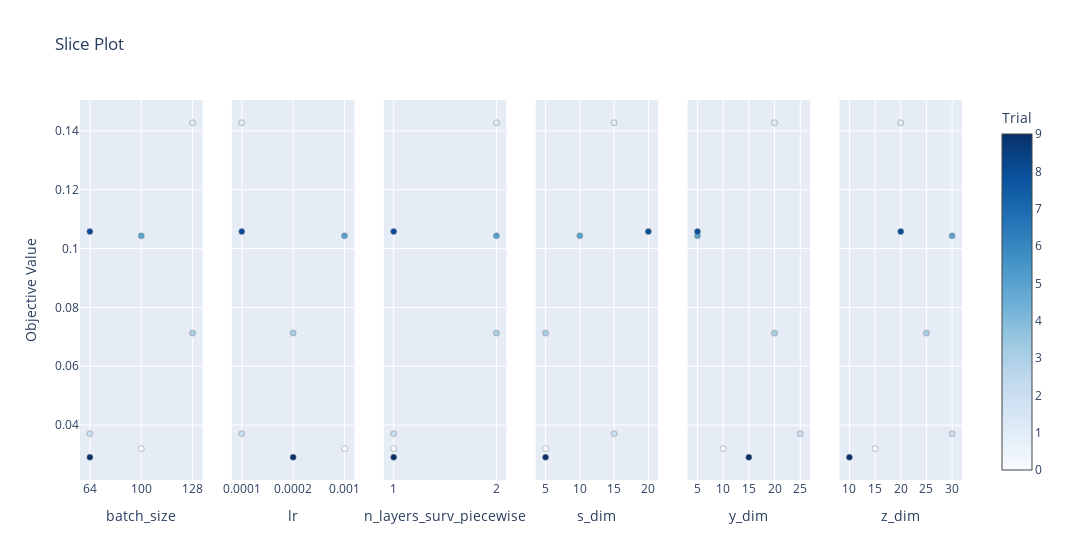

This figure's notebook cell:
### Code cell
# Visualize individual hyperparameters as slice plot.
plot_slice(study)

### Figure 1 — Plotly figure (JSON) as saved in the notebook; plotly's stock layout.template omitted (floating-point values rounded to 4 significant figures)
{"data": [{"marker": {"color": [0, 1, 2, 3, 5, 8, 9], "colorbar": {"title": {"text": "Trial"}, "x": 1, "xpad": 40}, "colorscale": [[0, "rgb(247,251,255)"], [0.125, "rgb(222,235,247)"], [0.25, "rgb(198,219,239)"], [0.375, "rgb(158,202,225)"], [0.5, "rgb(107,174,214)"], [0.625, "rgb(66,146,198)"], [0.75, "rgb(33,113,181)"], [0.875, "rgb(8,81,156)"], [1, "rgb(8,48,107)"]], "line": {"color": "Grey", "width": 0.5}, "showscale": true}, "mode": "markers", "name": "Feasible Trial", "showlegend": false, "type": "scatter", "x": [100, 128, 64, 128, 100, 64, 64], "xaxis": "x", "y": [0.03203, 0.1427, 0.03708, 0.07127, 0.1043, 0.1057, 0.02909], "yaxis": "y"}, {"marker": {"color": [0, 1, 2, 3, 5, 8, 9], "colorbar": {"title": {"text": "Trial"}, "x": 1, "xpad": 40}, "colorscale": [[0, "rgb(247,251,255)"], [0.125, "rgb(222,235,247)"], [0.25, "rgb(198,219,239)"], [0.375, "rgb(158,202,225)"], [0.5, "rgb(107,174,214)"], [0.625, "rgb(66,146,198)"], [0.75, "rgb(33,113,181)"], [0.875, "rgb(8,81,156)"], [1, "rgb(8,48,107)"]], "line": {"color": "Grey", "width": 0.5}, "showscale": false}, "mode": "markers", "name": "Feasible Trial", "showlegend": false, "type": "scatter", "x": [0.001, 0.0001, 0.0001, 0.0002, 0.001, 0.0001, 0.0002], "xaxis": "x2", "y": [0.03203, 0.1427, 0.03708, 0.07127, 0.1043, 0.1057, 0.02909], "yaxis": "y2"}, {"marker": {"color": [0, 1, 2, 3, 5, 8, 9], "colorbar": {"title": {"text": "Trial"}, "x": 1, "xpad": 40}, "colorscale": [[0, "rgb(247,251,255)"], [0.125, "rgb(222,235,247)"], [0.25, "rgb(198,219,239)"], [0.375, "rgb(158,202,225)"], [0.5, "rgb(107,174,214)"], [0.625, "rgb(66,146,198)"], [0.75, "rgb(33,113,181)"], [0.875, "rgb(8,81,156)"], [1, "rgb(8,48,107)"]], "line": {"color": "Grey", "width": 0.5}, "showscale": false}, "mode": "markers", "name": "Feasible Trial", "showlegend": false, "type": "scatter", "x": [1, 2, 1, 2, 2, 1, 1], "xaxis": "x3", "y": [0.03203, 0.1427, 0.03708, 0.07127, 0.1043, 0.1057, 0.02909], "yaxis": "y3"}, {"marker": {"color": [0, 1, 2, 3, 5, 8, 9], "colorbar": {"title": {"text": "Trial"}, "x": 1, "xpad": 40}, "colorscale": [[0, "rgb(247,251,255)"], [0.125, "rgb(222,235,247)"], [0.25, "rgb(198,219,239)"], [0.375, "rgb(158,202,225)"], [0.5, "rgb(107,174,214)"], [0.625, "rgb(66,146,198)"], [0.75, "rgb(33,113,181)"], [0.875, "rgb(8,81,156)"], [1, "rgb(8,48,107)"]], "line": {"color": "Grey", "width": 0.5}, "showscale": false}, "mode": "markers", "name": "Feasible Trial", "showlegend": false, "type": "scatter", "x": [5, 15, 15, 5, 10, 20, 5], "xaxis": "x4", "y": [0.03203, 0.1427, 0.03708, 0.07127, 0.1043, 0.1057, 0.02909], "yaxis": "y4"}, {"marker": {"color": [0, 1, 2, 3, 5, 8, 9], "colorbar": {"title": {"text": "Trial"}, "x": 1, "xpad": 40}, "colorscale": [[0, "rgb(247,251,255)"], [0.125, "rgb(222,235,247)"], [0.25, "rgb(198,219,239)"], [0.375, "rgb(158,202,225)"], [0.5, "rgb(107,174,214)"], [0.625, "rgb(66,146,198)"], [0.75, "rgb(33,113,181)"], [0.875, "rgb(8,81,156)"], [1, "rgb(8,48,107)"]], "line": {"color": "Grey", "width": 0.5}, "showscale": false}, "mode": "markers", "name": "Feasible Trial", "showlegend": false, "type": "scatter", "x": [10, 20, 25, 20, 5, 5, 15], "xaxis": "x5", "y": [0.03203, 0.1427, 0.03708, 0.07127, 0.1043, 0.1057, 0.02909], "yaxis": "y5"}, {"marker": {"color": [0, 1, 2, 3, 5, 8, 9], "colorbar": {"title": {"text": "Trial"}, "x": 1, "xpad": 40}, "colorscale": [[0, "rgb(247,251,255)"], [0.125, "rgb(222,235,247)"], [0.25, "rgb(198,219,239)"], [0.375, "rgb(158,202,225)"], [0.5, "rgb(107,174,214)"], [0.625, "rgb(66,146,198)"], [0.75, "rgb(33,113,181)"], [0.875, "rgb(8,81,156)"], [1, "rgb(8,48,107)"]], "line": {"color": "Grey", "width": 0.5}, "showscale": false}, "mode": "markers", "name": "Feasible Trial", "showlegend": false, "type": "scatter", "x": [15, 20, 30, 25, 30, 20, 10], "xaxis": "x6", "y": [0.03203, 0.1427, 0.03708, 0.07127, 0.1043, 0.1057, 0.02909], "yaxis": "y6"}], "layout": {"title": {"text": "Slice Plot"}, "width": 1800, "xaxis": {"anchor": "y", "categoryarray": [64, 100, 128, 256, 512], "categoryorder": "array", "domain": [0, 0.1389], "title": {"text": "batch_size"}, "type": "category"}, "xaxis2": {"anchor": "y2", "categoryarray": [0.0001, 0.0002, 0.001], "categoryorder": "array", "domain": [0.1722, 0.3111], "title": {"text": "lr"}, "type": "category"}, "xaxis3": {"anchor": "y3", "categoryarray": [1, 2], "categoryorder": "array", "domain": [0.3444, 0.4833], "title": {"text": "n_layers_surv_piecewise"}, "type": "category"}, "xaxis4": {"anchor": "y4", "domain": [0.5167, 0.6556], "title": {"text": "s_dim"}}, "xaxis5": {"anchor": "y5", "domain": [0.6889, 0.8278], "title": {"text": "y_dim"}}, "xaxis6": {"anchor": "y6", "domain": [0.8611, 1], "title": {"text": "z_dim"}}, "yaxis": {"anchor": "x", "domain": [0, 1], "title": {"text": "Objective Value"}}, "yaxis2": {"anchor": "x2", "domain": [0, 1], "matches": "y", "showticklabels": false}, "yaxis3": {"anchor": "x3", "domain": [0, 1], "matches": "y", "showticklabels": false}, "yaxis4": {"anchor": "x4", "domain": [0, 1], "matches": "y", "showticklabels": false}, "yaxis5": {"anchor": "x5", "domain": [0, 1], "matches": "y", "showticklabels": false}, "yaxis6": {"anchor": "x6", "domain": [0, 1], "matches": "y", "showticklabels": false}}}
